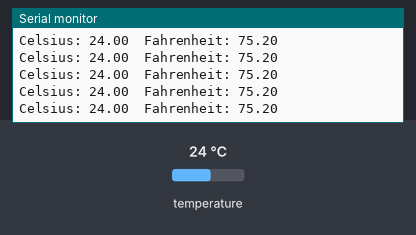
This sketch was run on a simulated Arduino Uno, built with avr-gcc and run on an emulated ATmega328P. Shown: the last lines printed to the serial monitor. Wiring (inferred from the names in the program): TMP102 temperature sensor at I2C address 0x48. The test bench sets the inputs (shaded band); at power-on: temperature 24 °C.

Above: at 1.2 s.
1.3 s: temperature set to 12 °C
At 1.57 s:
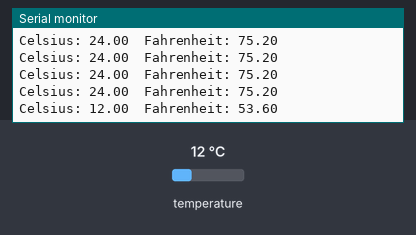
2.8 s: temperature set to 19 °C
At 2.98 s:
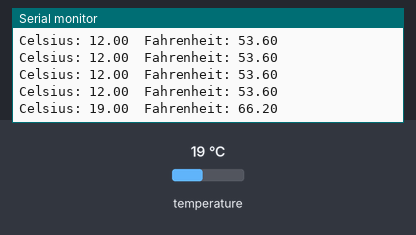
Timing chart, 0 to 5.8 s (numbered marks = the images above; inputs shaded):
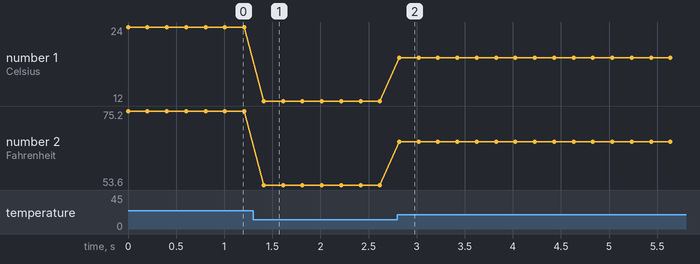

The sketch:

Temperature_I2C.ino
```cpp
#include <Wire.h>
int tmp102Address = 0x48;

void setup(){
  Serial.begin(9600);
  Wire.begin();
}

void loop(){

  float celsius = getTemperature();
  Serial.print("Celsius: ");  Serial.print(celsius);

  float fahrenheit = (1.8 * celsius) + 32;
  Serial.print("  Fahrenheit: ");  Serial.println(fahrenheit);

  delay(200); //just here to slow down the output. You can remove this
}

float getTemperature(){
  Wire.requestFrom(tmp102Address,2);

  byte MSB = Wire.read();
  byte LSB = Wire.read();

  // Serial.print("MSB: ");Serial.print(MSB);Serial.print(" LSB: ");Serial.println(LSB);
  //it's a 12bit int, using two's compliment for negative
  int TemperatureSum = ((MSB << 8) | LSB) >> 4;

  float celsius = TemperatureSum*0.0625;
  return celsius;
}
```

Measured:
- after the input at 1.3 s, the serial monitor: prints a new line after 0.11 s (image 1)
- after the input at 2.8 s, the serial monitor: prints a new line at once (image 2)
- plotted number 1: 24 → 12 after the input at 1.3 s, 12 → 19 after the input at 2.8 s
- plotted number 2: 75.2 → 53.6 after the input at 1.3 s, 53.6 → 66 after the input at 2.8 s
